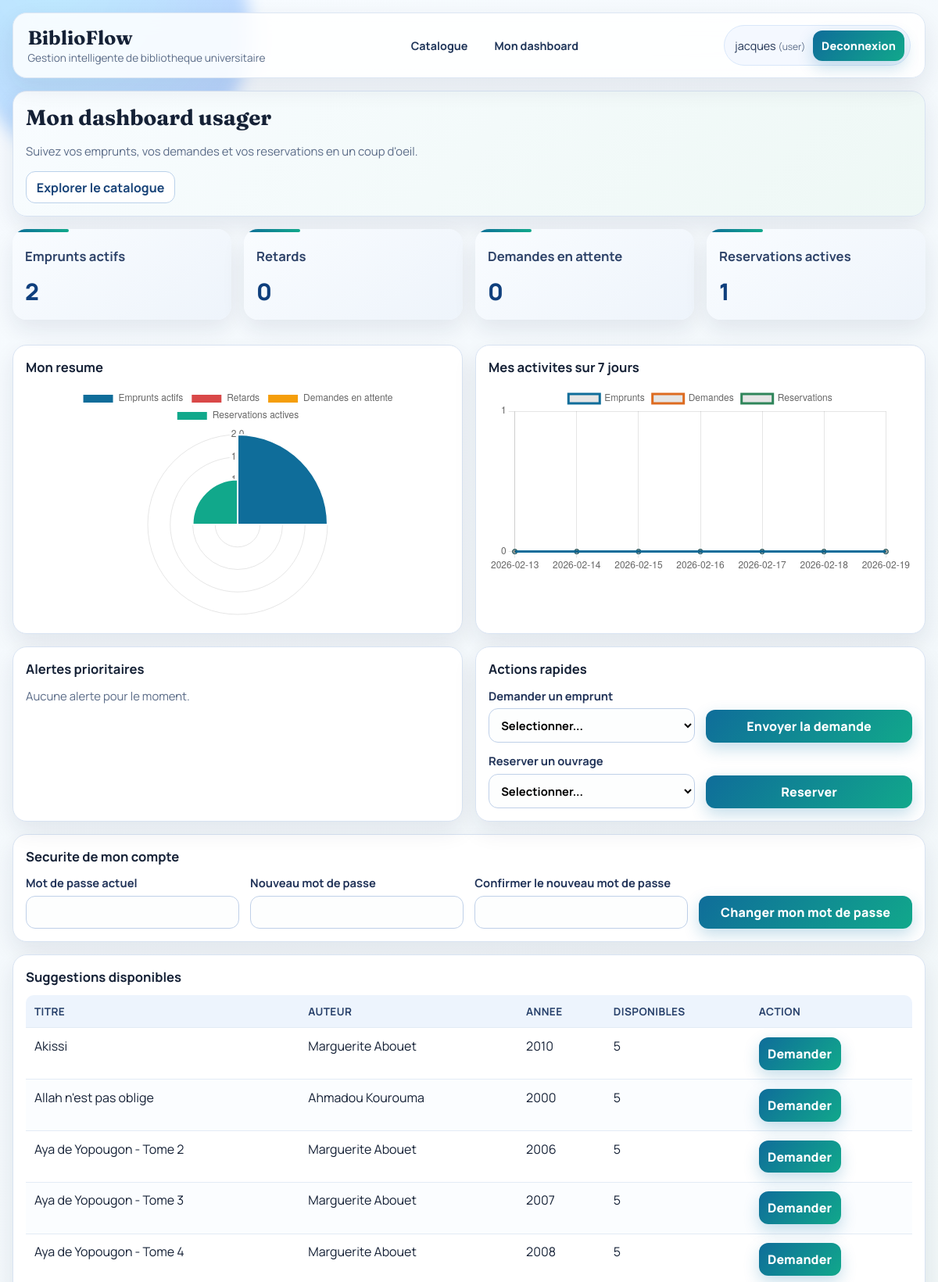
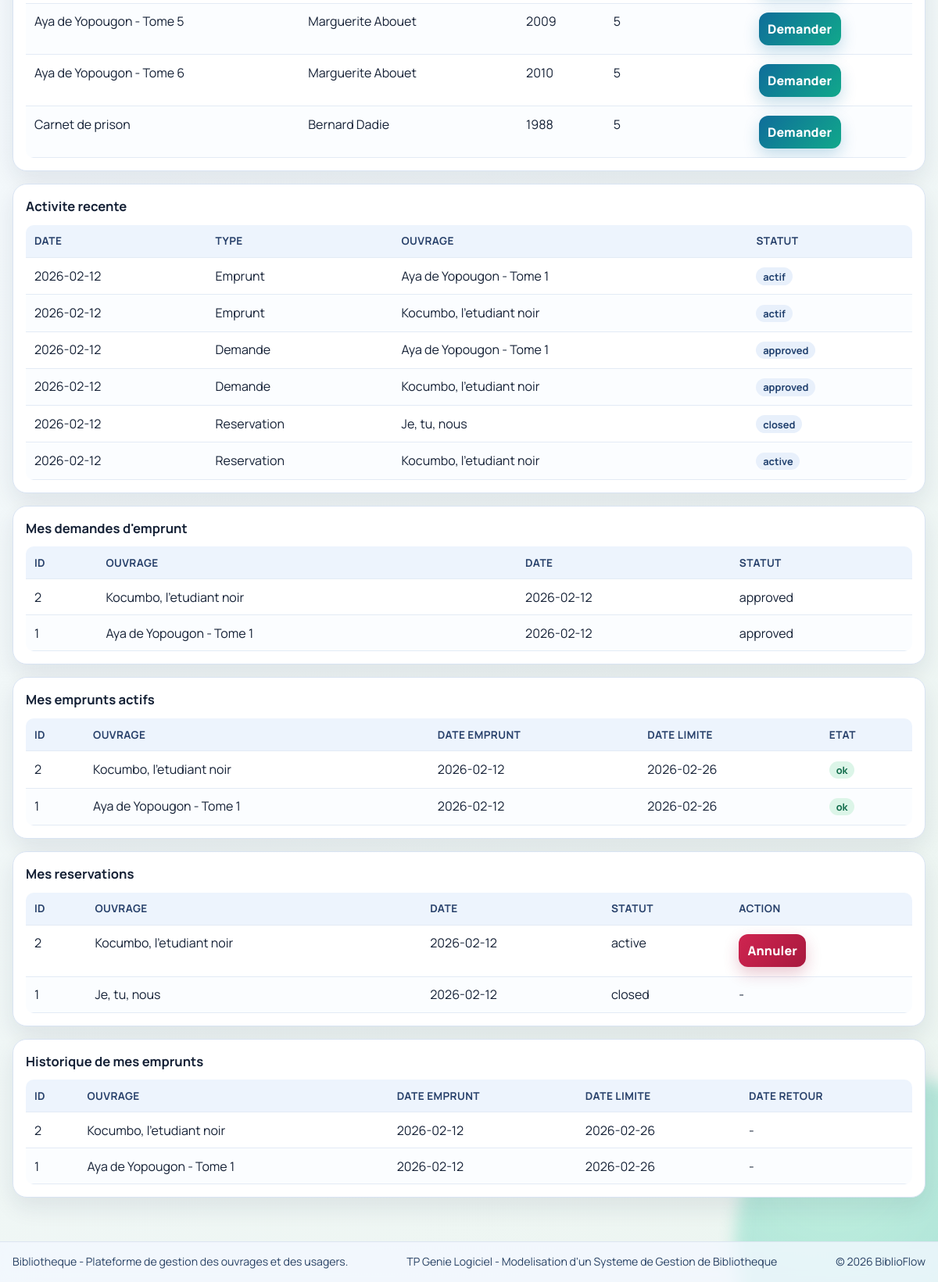
Before: /me (signed in) with the older database file (2 pictures, top to bottom).
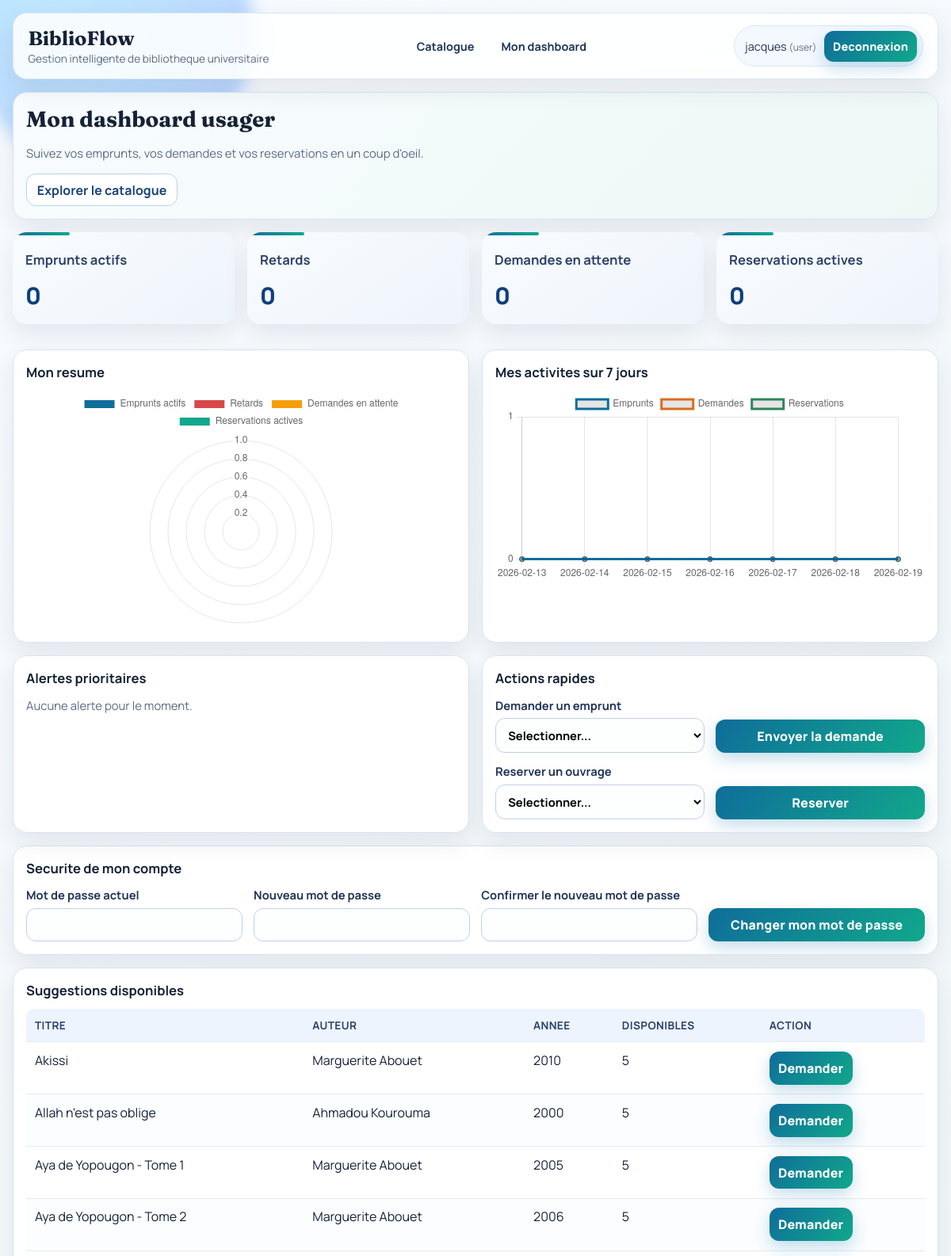
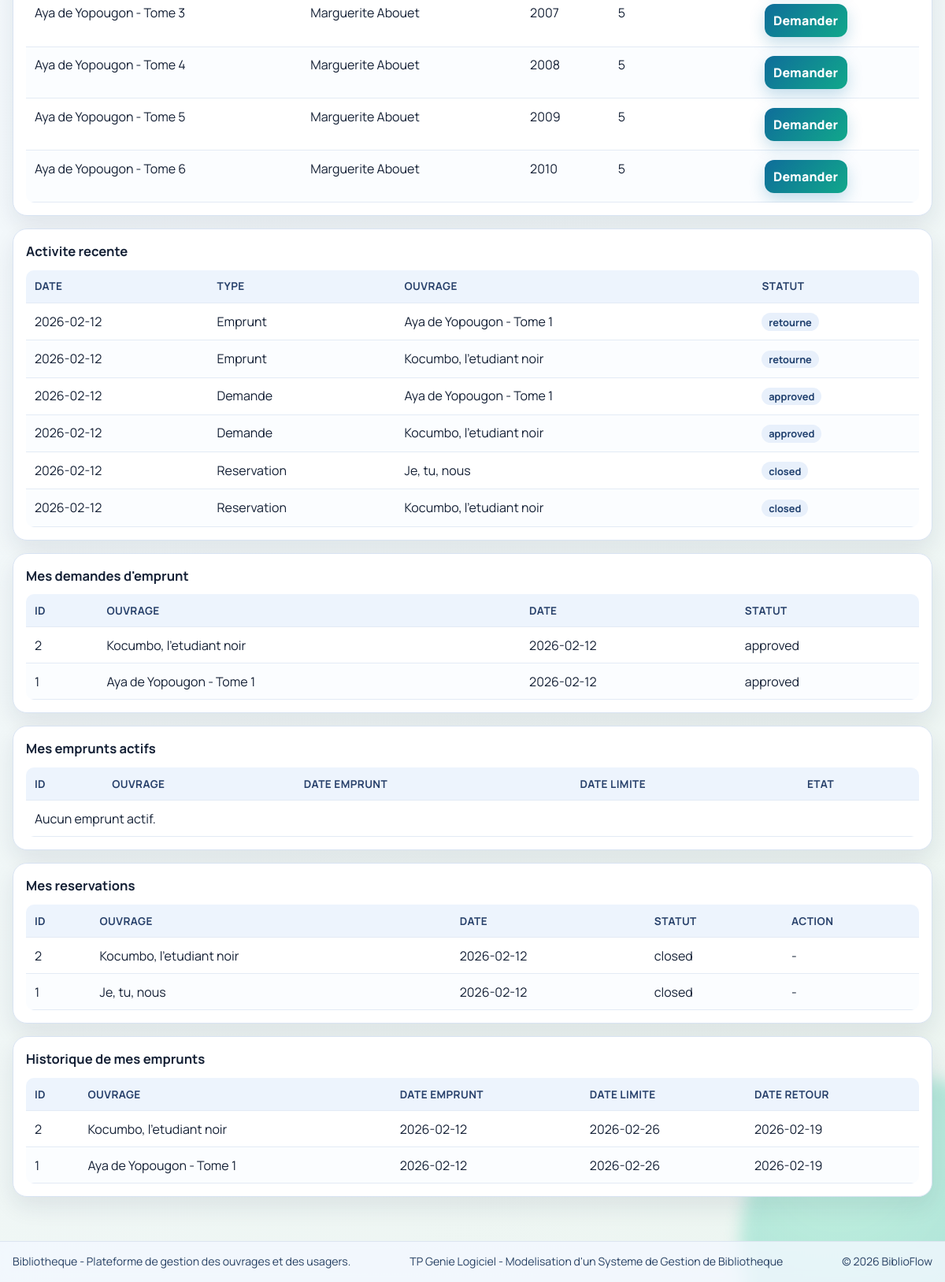
After: the same page with the newer database file (2 pictures, top to bottom).
### tables this page shows
CREATE TABLE books (
                id INTEGER PRIMARY KEY AUTOINCREMENT,
                title TEXT NOT NULL,
                author TEXT NOT NULL,
                isbn TEXT UNIQUE,
                total_copies INTEGER NOT NULL CHECK(total_copies >= 0),
                available_copies INTEGER NOT NULL CHECK(available_copies >= 0)
            , publisher TEXT, publication_year INTEGER);

CREATE TABLE loan_requests (
                id INTEGER PRIMARY KEY AUTOINCREMENT,
                user_id INTEGER NOT NULL,
                book_id INTEGER NOT NULL,
                request_date TEXT NOT NULL DEFAULT (date('now')),
                status TEXT NOT NULL DEFAULT 'pending',
                FOREIGN KEY(user_id) REFERENCES users(id) ON DELETE CASCADE,
                FOREIGN KEY(book_id) REFERENCES books(id) ON DELETE CASCADE
            );

CREATE TABLE loans (
                id INTEGER PRIMARY KEY AUTOINCREMENT,
                user_id INTEGER NOT NULL,
                book_id INTEGER NOT NULL,
                loan_date TEXT NOT NULL DEFAULT (date('now')),
                due_date TEXT,
                return_date TEXT,
                FOREIGN KEY(user_id) REFERENCES users(id) ON DELETE CASCADE,
                FOREIGN KEY(book_id) REFERENCES books(id) ON DELETE CASCADE
            );

CREATE TABLE reservations (
                id INTEGER PRIMARY KEY AUTOINCREMENT,
                user_id INTEGER NOT NULL,
                book_id INTEGER NOT NULL,
                reservation_date TEXT NOT NULL DEFAULT (date('now')),
                status TEXT NOT NULL DEFAULT 'active',
                FOREIGN KEY(user_id) REFERENCES users(id) ON DELETE CASCADE,
                FOREIGN KEY(book_id) REFERENCES books(id) ON DELETE CASCADE
            );

### app.py (the view)
@app.route("/me")
@login_required
def user_dashboard():
    user = get_current_user()
    if user and user["role"] == "admin":
        return redirect(url_for("admin_dashboard"))
    with get_db_connection() as conn:
        sync_user_suspensions(conn)
        user_stats = {
            "active_loans": conn.execute(
                "SELECT COUNT(*) AS c FROM loans WHERE user_id = ? AND return_date IS NULL",
                (user["id"],),
            ).fetchone()["c"],
            "overdue_loans": conn.execute(
                """
                SELECT COUNT(*) AS c
                FROM loans
                WHERE user_id = ? AND return_date IS NULL
                  AND due_date IS NOT NULL AND due_date < date('now')
                """,
                (user["id"],),
            ).fetchone()["c"],
            "pending_requests": conn.execute(
                """
                SELECT COUNT(*) AS c
                FROM loan_requests
                WHERE user_id = ? AND status = 'pending'
                """,
                (user["id"],),
            ).fetchone()["c"],
            "active_reservations": conn.execute(
                """
                SELECT COUNT(*) AS c
                FROM reservations
                WHERE user_id = ? AND status = 'active'
                """,
                (user["id"],),
            ).fetchone()["c"],
        }
        my_active_loans = conn.execute(
            """
            SELECT l.id, l.loan_date, l.due_date, b.title AS book_title,
                   CASE
                       WHEN l.due_date IS NOT NULL AND l.due_date < date('now') THEN 1
                       ELSE 0
                   END AS is_overdue
            FROM loans l
            JOIN books b ON b.id = l.book_id
            WHERE l.user_id = ? AND l.return_date IS NULL
            ORDER BY l.id DESC
            """,
            (user["id"],),
        ).fetchall()
        my_history = conn.execute(
            """
            SELECT l.id, l.loan_date, l.due_date, l.return_date, b.title AS book_title
            FROM loans l
            JOIN books b ON b.id = l.book_id
            WHERE l.user_id = ?
            ORDER BY l.id DESC
            LIMIT 20
            """,
            (user["id"],),
        ).fetchall()
        overdue_details = conn.execute(
            """
            SELECT b.title AS book_title, l.due_date
            FROM loans l
            JOIN books b ON b.id = l.book_id
            WHERE l.user_id = ? AND l.return_date IS NULL
              AND l.due_date IS NOT NULL AND l.due_date < date('now')
            ORDER BY l.due_date ASC
            """,
            (user["id"],),
        ).fetchall()
        due_soon = conn.execute(
            """
            SELECT b.title AS book_title, l.due_date
            FROM loans l
            JOIN books b ON b.id = l.book_id
            WHERE l.user_id = ? AND l.return_date IS NULL
              AND l.due_date IS NOT NULL
              AND l.due_date BETWEEN date('now') AND date('now', '+3 day')
            ORDER BY l.due_date ASC
            """,
            (user["id"],),
        ).fetchall()
        my_requests = conn.execute(
            """
            SELECT r.id, r.request_date, r.status, b.title AS book_title
            FROM loan_requests r
            JOIN books b ON b.id = r.book_id
            WHERE r.user_id = ?
            ORDER BY r.id DESC
            """,
            (user["id"],),
        ).fetchall()
        my_reservations = conn.execute(
            """
            SELECT r.id, r.reservation_date, r.status, b.title AS book_title
            FROM reservations r
            JOIN books b ON b.id = r.book_id
            WHERE r.user_id = ?
            ORDER BY r.id DESC
            """,
            (user["id"],),
        ).fetchall()
        books_list = conn.execute(
            "SELECT id, title, author, publication_year, available_copies FROM books ORDER BY title"
        ).fetchall()
        suggested_books = conn.execute(
            """
            SELECT id, title, author, publication_year, available_copies
            FROM books
            WHERE available_copies > 0
            ORDER BY available_copies DESC, title ASC
            LIMIT 8
            """
        ).fetchall()
        recent_activity = conn.execute(
            """
            SELECT event_date, event_type, item_title, status
            FROM (
                SELECT l.loan_date AS event_date,
                       'Emprunt' AS event_type,
                       b.title AS item_title,
                       CASE
                           WHEN l.return_date IS NULL THEN 'actif'
                           ELSE 'retourne'
                       END AS status
                FROM loans l
                JOIN books b ON b.id = l.book_id
                WHERE l.user_id = ?

                UNION ALL

                SELECT r.request_date AS event_date,
                       'Demande' AS event_type,
                       b.title AS item_title,
                       r.status AS status
                FROM loan_requests r
                JOIN books b ON b.id = r.book_id
                WHERE r.user_id = ?

                UNION ALL

                SELECT rs.reservation_date AS event_date,
                       'Reservation' AS event_type,
                       b.title AS item_title,
                       rs.status AS status
                FROM reservations rs
                JOIN books b ON b.id = rs.book_id
                WHERE rs.user_id = ?
            )
            ORDER BY event_date DESC
            LIMIT 12
            """,
            (user["id"], user["id"], user["id"]),
        ).fetchall()
        weekly_user_rows = conn.execute(
            """
            WITH RECURSIVE days(day) AS (
                SELECT date('now', '-6 day')
                UNION ALL
                SELECT date(day, '+1 day') FROM days WHERE day < date('now')
            )
            SELECT
                day,
                COALESCE((
                    SELECT COUNT(*)
                    FROM loans l
                    WHERE l.user_id = ? AND l.loan_date = day
                ), 0) AS loans_count,
                COALESCE((
                    SELECT COUNT(*)
                    FROM loan_requests r
                    WHERE r.user_id = ? AND r.request_date = day
                ), 0) AS requests_count,
                COALESCE((
                    SELECT COUNT(*)
                    FROM reservations rs
                    WHERE rs.user_id = ? AND rs.reservation_date = day
                ), 0) AS reservations_count
            FROM days
            ORDER BY day
            """,
            (user["id"], user["id"], user["id"]),
        ).fetchall()
    user_overview_chart = {
        "labels": ["Emprunts actifs", "Retards", "Demandes en attente", "Reservations actives"],
        "values": [
            user_stats["active_loans"],
            user_stats["overdue_loans"],
            user_stats["pending_requests"],
            user_stats["active_reservations"],
        ],
    }
    weekly_user_chart = {
        "labels": [row["day"] for row in weekly_user_rows],
        "loans": [row["loans_count"] for row in weekly_user_rows],
        "requests": [row["requests_count"] for row in weekly_user_rows],
        "reservations": [row["reservations_count"] for row in weekly_user_rows],
    }
    return render_template(
        "user_dashboard.html",
        user_stats=user_stats,
        overdue_details=overdue_details,
        due_soon=due_soon,
        recent_activity=recent_activity,
        suggested_books=suggested_books,
        my_active_loans=my_active_loans,
        my_history=my_history,
        my_requests=my_requests,
        my_reservations=my_reservations,
        books=books_list,
        user_overview_chart=user_overview_chart,
        weekly_user_chart=weekly_user_chart,
    )

### templates/user_dashboard.html (shortened to what the changed rows need)
{% extends "base.html" %}
{% block content %}
<section class="card hero-card">
    <h2>Mon dashboard usager</h2>
</section>
<section class="stats-grid">
    <article class="card stat">
        <h3>Emprunts actifs</h3>
        <p>{{ user_stats.active_loans }}</p>
    </article>
    <article class="card stat">
        <h3>Reservations actives</h3>
        <p>{{ user_stats.active_reservations }}</p>
    </article>
</section>
<section class="dashboard-grid">
    <article class="card chart-card">
        <div class="chart-wrap"><canvas id="userOverviewChart"></canvas></div>
    </article>
</section>
<section class="card">
    <table>
        <thead><tr><th>Titre</th><th>Auteur</th><th>Annee</th><th>Disponibles</th><th>Action</th></tr></thead>
        <tbody>
            {% for book in suggested_books %}
            <tr>
                <td>{{ book.title }}</td>
                <td>{{ book.author }}</td>
                <td>{{ book.publication_year or '-' }}</td>
                <td>{{ book.available_copies }}</td>
                <td>
                    <form method="post" action="{{ url_for('create_loan_request') }}" class="inline-form">
                        <button type="submit" {% if session_user.is_suspended %}disabled{% endif %}>Demander</button>
                    </form>
                </td>
            </tr>
            {% else %}
            <tr><td colspan="5">Aucune suggestion.</td></tr>
            {% endfor %}
        </tbody>
    </table>
</section>
<section class="card">
    <table>
        <thead><tr><th>Date</th><th>Type</th><th>Ouvrage</th><th>Statut</th></tr></thead>
        <tbody>
            {% for event in recent_activity %}
            <tr>
                <td>{{ event.event_date }}</td>
                <td>{{ event.event_type }}</td>
                <td>{{ event.item_title }}</td>
                <td><span class="status-chip">{{ event.status }}</span></td>
            </tr>
            {% else %}
            <tr><td colspan="4">Aucune activite recente.</td></tr>
            {% endfor %}
        </tbody>
    </table>
</section>
<section class="card">
    <table>
        <thead><tr><th>ID</th><th>Ouvrage</th><th>Date</th><th>Statut</th></tr></thead>
        <tbody>
            {% for req in my_requests %}
            <tr>
                <td>{{ req.id }}</td>
                <td>{{ req.book_title }}</td>
                <td>{{ req.request_date }}</td>
                <td>{{ req.status }}</td>
            </tr>
            {% else %}
            <tr><td colspan="4">Aucune demande.</td></tr>
            {% endfor %}
        </tbody>
    </table>
</section>
<section class="card">
    <table>
        <thead><tr><th>ID</th><th>Ouvrage</th><th>Date emprunt</th><th>Date limite</th><th>Etat</th></tr></thead>
        <tbody>
            {% for loan in my_active_loans %}
            <tr>
                <td>{{ loan.id }}</td>
                <td>{{ loan.book_title }}</td>
                <td>{{ loan.loan_date }}</td>
                <td>{{ loan.due_date or '-' }}</td>
                <td>
                    {% if loan.is_overdue %}
                    <span class="status-chip status-danger">en retard</span>
                    {% else %}
                    <span class="status-chip status-ok">ok</span>
                    {% endif %}
                </td>
            </tr>
            {% else %}
            <tr><td colspan="5">Aucun emprunt actif.</td></tr>
            {% endfor %}
        </tbody>
    </table>
</section>
<section class="card">
    <table>
        <thead><tr><th>ID</th><th>Ouvrage</th><th>Date</th><th>Statut</th><th>Action</th></tr></thead>
        <tbody>
            {% for reservation in my_reservations %}
            <tr>
                <td>{{ reservation.id }}</td>
                <td>{{ reservation.book_title }}</td>
                <td>{{ reservation.reservation_date }}</td>
                <td>{{ reservation.status }}</td>
                <td>
                    {% if reservation.status == 'active' %}
                    <form method="post" action="{{ url_for('cancel_own_reservation', reservation_id=reservation.id) }}">
                        <button type="submit" class="danger">Annuler</button>
                    </form>
                    {% else %}
                    -
                    {% endif %}
                </td>
            </tr>
            {% else %}
            <tr><td colspan="5">Aucune reservation.</td></tr>
            {% endfor %}
        </tbody>
    </table>
</section>
<section class="card">
    <table>
        <thead><tr><th>ID</th><th>Ouvrage</th><th>Date emprunt</th><th>Date limite</th><th>Date retour</th></tr></thead>
        <tbody>
            {% for loan in my_history %}
            <tr>
                <td>{{ loan.id }}</td>
                <td>{{ loan.book_title }}</td>
                <td>{{ loan.loan_date }}</td>
                <td>{{ loan.due_date or '-' }}</td>
                <td>{{ loan.return_date or '-' }}</td>
            </tr>
            {% else %}
            <tr><td colspan="5">Aucun historique.</td></tr>
            {% endfor %}
        </tbody>
    </table>
</section>
{% endblock %}
{% block scripts %}
<script>
const userOverview = {{ user_overview_chart | tojson }};
const userWeekly = {{ weekly_user_chart | tojson }};
new Chart(document.getElementById("userOverviewChart"), {
    type: "polarArea",
    data: {
        labels: userOverview.labels,
        datasets: [{
            data: userOverview.values,
            backgroundColor: ["#0f6d9a", "#d94848", "#f59e0b", "#11a88b"]
        }]
    },
    options: { responsive: true, maintainAspectRatio: false }
});
new Chart(document.getElementById("userWeeklyChart"), {
    type: "line",
    data: {
        labels: userWeekly.labels,
        datasets: [
            { label: "Emprunts", data: userWeekly.loans, borderColor: "#0f6d9a", tension: 0.25 },
            { label: "Demandes", data: userWeekly.requests, borderColor: "#dd6b20", tension: 0.25 },
            { label: "Reservations", data: userWeekly.reservations, borderColor: "#2f855a", tension: 0.25 }
        ]
    },
    options: {
        responsive: true,
        maintainAspectRatio: false,
        scales: { y: { beginAtZero: true, ticks: { precision: 0 } } }
    }
});
</script>
{% endblock %}

Changed rows visible on the page:
no longer on this page (row unchanged): books: title "Carnet de prison", author "Bernard Dadie", publication_year "1988", available_copies "5", shown under "Suggestions disponibles"
no longer on one of the page's lists (row edited): loans: id "2", book_title "Kocumbo, l'etudiant noir", loan_date "2026-02-12", due_date "2026-02-26"
no longer on one of the page's lists (row edited): loans: id "1", book_title "Aya de Yopougon - Tome 1", loan_date "2026-02-12", due_date "2026-02-26"
now on one of the page's lists (row edited): books: title "Aya de Yopougon - Tome 1", author "Marguerite Abouet", publication_year "2005", available_copies "5"
changed books "Aya de Yopougon - Tome 1": status "actif" → "retourne"
changed books "Kocumbo, l'etudiant noir": status "actif" → "retourne"; status "active" → "closed"
changed reservations "Kocumbo, l'etudiant noir": status "active" → "closed"; status "Annuler" → "-"
changed loans "Kocumbo, l'etudiant noir": return_date "-" → "2026-02-19"
changed loans "Aya de Yopougon - Tome 1": return_date "-" → "2026-02-19"
Other visible differences:
{{ user_stats.active_loans }}: "2" → "0"
{{ user_stats.active_reservations }}: "1" → "0"
chart data {{ user_overview_chart | tojson }}: {"labels": ["Emprunts actifs", "Retards", "Demandes en attente", "Reservations actives"], "values": [2, 0, 0, 1]} → {"labels": ["Emprunts actifs", "Retards", "Demandes en attente", "Reservations actives"], "values": [0, 0, 0, 0]}
text now shown: "Aucun emprunt actif."
